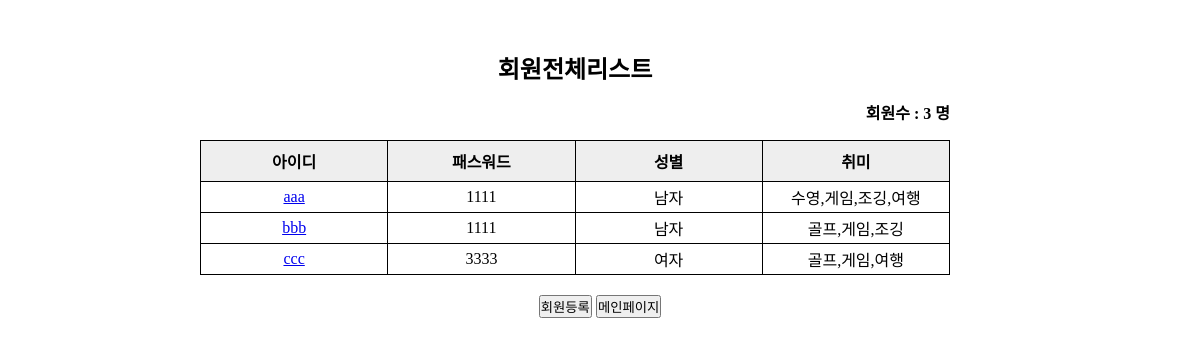
Screenshot of /member/memList/ with the database file from the repository.
### member/models.py (models this page shows, shortened)
class Member(models.Model):
    m_id = models.CharField(max_length=20)
    m_pw = models.CharField(max_length=100)
    m_gender = models.CharField(max_length=30)
    m_hobby = models.CharField(max_length=100)
    m_date = models.DateTimeField(default=datetime.now(),blank=True)

### member/views.py (the view)
# urls.py: path('memList/',views.memList,name="memList"),
def memList(request):
    qs = Member.objects.all()
    count = qs.count()
    context={'memList':qs,'count':count}
    return render(request,'memList.html',context)

### member/templates/memList.html (shortened to what this page needs)
<!DOCTYPE html>
<html lang="ko">
<head>
</head>
<body>
    <div>
        <h2>회원전체리스트</h2>
        <h4>회원수 : {{ count }} 명</h4>
        <table>
            <tr>
                <th>아이디</th>
                <th>패스워드</th>
                <th>성별</th>
                <th>취미</th>
            </tr>
            {% for mem in memList  %}
            <tr>
                <td><a href="{% url 'member:memView' mem.m_id %}">{{mem.m_id}}</a></td>
                <td>{{mem.m_pw}}</td>
                <td>{{mem.m_gender}}</td>
                <td>{{mem.m_hobby}}</td>
            </tr>
            {% endfor %}
        </table>
        <div class="cbutton">
            <a href="{% url 'member:memWrite' %}"><button>회원등록</button></a>
            <a href="{% url 'index' %}"><button>메인페이지</button></a>
        </div>
    </div>
</body>
</html>

### member/templates/memList.html (style rules this page uses)
* { margin:0; padding:0 }
div { width:800px; margin:50px auto; }
table,th,td { border:1px solid black; border-collapse:collapse; }
table { width:750px; text-align:center; }
h2 { width:750px;height:50px; text-align:center; }
h4 { width:750px; height:40px; text-align:right; }
th { width:100px; height:40px; background:#eee; }
td { height:30px; }
button { cursor: pointer; }
.cbutton { width:700px; margin:20px auto; text-align:center; }

### rows the page displays
Member: m_id "aaa", m_pw "1111", m_gender "남자", m_hobby "수영,게임,조깅,여행"
Member: m_id "bbb", m_pw "1111", m_gender "남자", m_hobby "골프,게임,조깅"
Member: m_id "ccc", m_pw "3333", m_gender "여자", m_hobby "골프,게임,여행"

### other values shown
{{ count }} "3"
